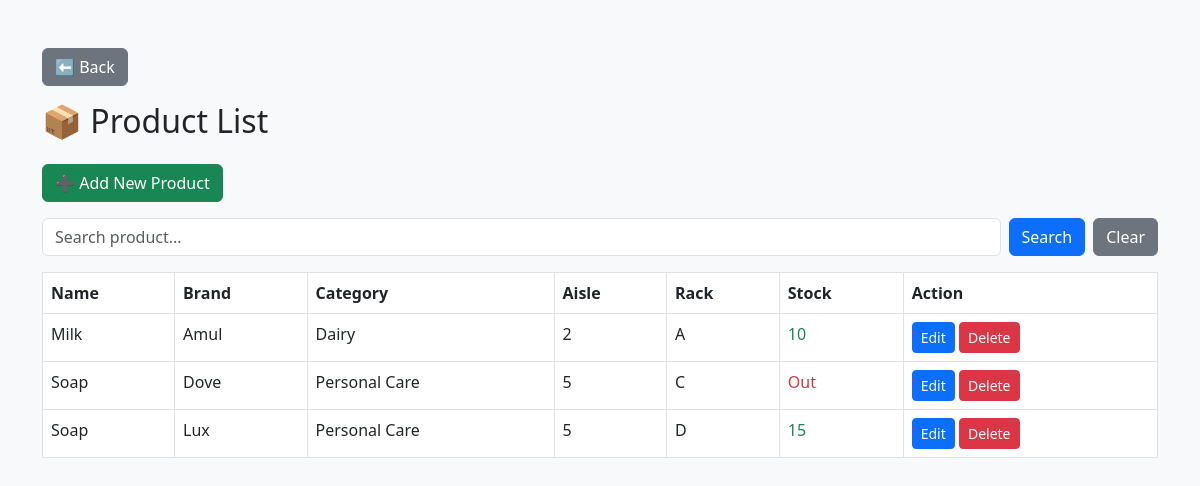
Page /admin-panel/products/ (signed in) on the earlier database version.
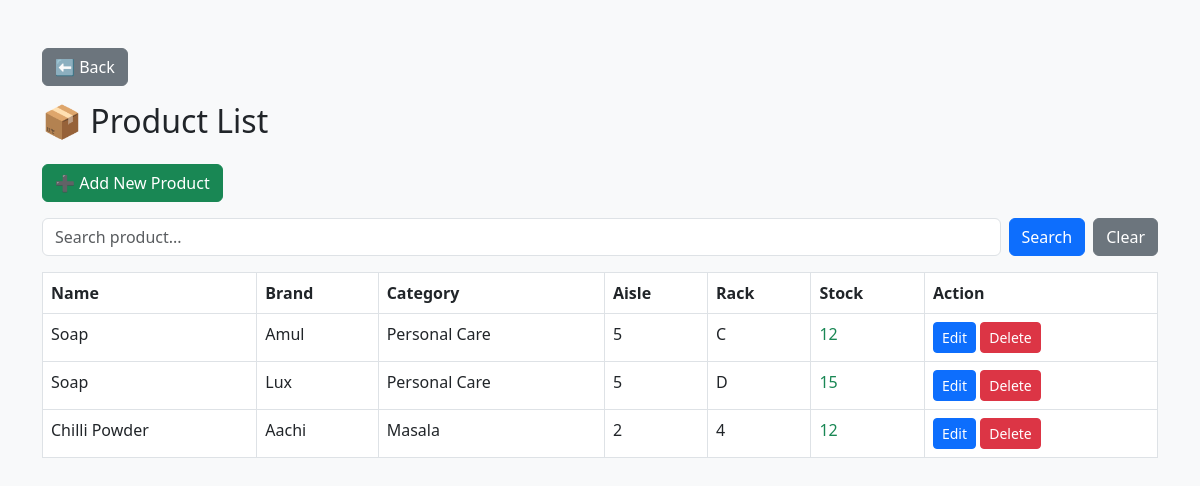
Same page on the later database version.
### products/models.py (models this page shows, shortened)
class Product(models.Model):
    name = models.CharField(max_length=150)
    category = models.ForeignKey(Category, on_delete=models.CASCADE)
    brand = models.ForeignKey(Brand, on_delete=models.CASCADE)
    aisle = models.IntegerField()
    rack = models.CharField(max_length=10)
    stock_quantity = models.IntegerField(default=0)
    last_updated = models.DateTimeField(auto_now=True)

class Brand(models.Model):
    name = models.CharField(max_length=100, unique=True)

class Category(models.Model):
    name = models.CharField(max_length=100, unique=True)

### products/views.py (the view)
# urls.py: path('admin-panel/products/', views.product_list, name='product_list'),
@admin_required
def product_list(request):
    query = request.GET.get('q')
    products = Product.objects.all()
    if query:
        products = products.filter(
            Q(name__icontains=query) |
            Q(brand__name__icontains=query)
        )
    return render(request, 'custom_admin/product_list.html', {
        'products': products
    })

### products/views.py (called while the page is built)
def admin_required(view_func):
    @wraps(view_func)
    def wrapper(request, *args, **kwargs):
        if not request.session.get('is_admin'):
            return redirect('admin_login')
        return view_func(request, *args, **kwargs)
    return wrapper

### products/templates/custom_admin/product_list.html (shortened to what this page needs)
<!DOCTYPE html>
<html>
<head>
    <link href="https://cdn.jsdelivr.net/npm/bootstrap@5.3.0/dist/css/bootstrap.min.css" rel="stylesheet">
</head>
<body class="bg-light">
<div class="container mt-5">
    <button onclick="history.back()" class="btn btn-secondary mb-3">
    ⬅ Back
</button>
    <h2 class="mb-4">📦 Product List</h2>
    <a href="/admin-panel/product/" class="btn btn-success mb-3">
        ➕ Add New Product
    </a>
    <form method="GET" class="mb-3 d-flex gap-2">
    <input type="text" name="q" class="form-control"
           placeholder="Search product..."
           value="{{ request.GET.q }}">
    <button type="submit" class="btn btn-primary">Search</button>
    <a href="{% url 'product_list' %}" class="btn btn-secondary">
        Clear
    </a>
</form>
    <table class="table table-bordered bg-white">
        <thead>
            <tr>
                <th>Name</th>
                <th>Brand</th>
                <th>Category</th>
                <th>Aisle</th>
                <th>Rack</th>
                <th>Stock</th>
                <th>Action</th>
            </tr>
        </thead>
        <tbody>
            {% for p in products %}
            <tr>
                <td>{{ p.name }}</td>
                <td>{{ p.brand.name }}</td>
                <td>{{ p.category.name }}</td>
                <td>{{ p.aisle }}</td>
                <td>{{ p.rack }}</td>
                <td>
                    {% if p.stock_quantity > 0 %}
                        <span class="text-success">{{ p.stock_quantity }}</span>
                    {% else %}
                        <span class="text-danger">Out</span>
                    {% endif %}
                </td>
                <td>
                    <a href="/admin-panel/product/{{ p.id }}/" class="btn btn-sm btn-primary">
                        Edit
                    </a>
<a href="/admin-panel/delete/{{ p.id }}/"
   class="btn btn-sm btn-danger"
   onclick="return confirm('Are you sure?')">
    Delete
</a>
                </td>
            </tr>
            {% endfor %}
        </tbody>
    </table>
</div>
</body>
</html>

Differences in the rows shown:
removed Product: name "Milk", brand.name "Amul", category.name "Dairy", aisle "2", rack "A", stock_quantity "10"
changed Product: brand.name "Dove" → "Amul"; stock_quantity (not shown) → "12"; no longer shows "Out"
added Product: name "Chilli Powder", brand.name "Aachi", category.name "Masala", aisle "2", rack "4", stock_quantity "12"
